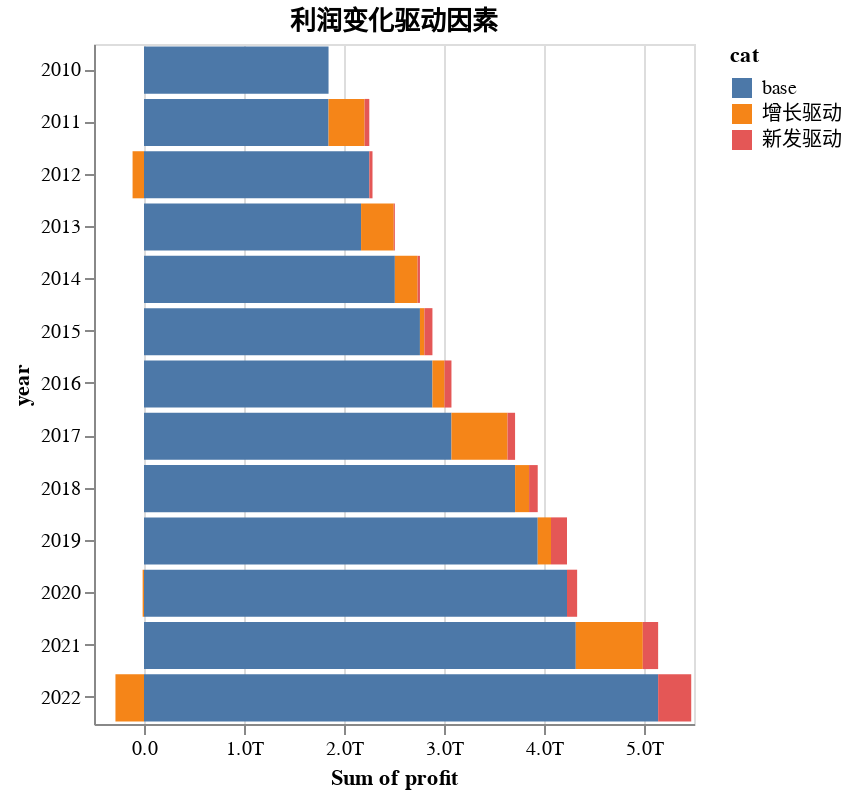

The code cell stored with this chart in its notebook:
### Markdown cell above
- 这就是保留上市前数据最大的奇怪点：近几年的报告数居然几乎相同？！
- 最近几年IPO增长很快，利润增长是不是IPO驱动的呢？

### Code cell
inc_plotdf = inc_df.reset_index().melt(id_vars='year', var_name='cat',value_name='profit')
alt.Chart(inc_plotdf).mark_bar().encode(
    alt.X('sum(profit)').axis(format='.2s'),
    alt.Y('year:O'),
    color='cat'
).properties(
    title = '利润变化驱动因素',
    width = 'container',
    height = len(df_total)*20+80
)

### Figure 1 — Vega-Lite specification as saved in the notebook (floating-point values rounded to 4 significant figures)
{"config": {"view": {"continuousWidth": 300, "continuousHeight": 300}}, "data": {"name": "data-aaee7695d3b27677f97769233816cd8c"}, "mark": {"type": "bar"}, "encoding": {"color": {"field": "cat", "type": "nominal"}, "x": {"aggregate": "sum", "axis": {"format": ".2s"}, "field": "profit", "type": "quantitative"}, "y": {"field": "year", "type": "ordinal"}}, "height": 340, "title": "利润变化驱动因素", "width": "container", "$schema": "https://vega.github.io/schema/vega-lite/v5.8.0.json", "datasets": {"data-aaee7695d3b27677f97769233816cd8c": [{"year": 2010, "cat": "base", "profit": 1845000000000.0}, {"year": 2011, "cat": "base", "profit": 1845000000000.0}, {"year": 2012, "cat": "base", "profit": 2253000000000.0}, {"year": 2013, "cat": "base", "profit": 2171000000000.0}, {"year": 2014, "cat": "base", "profit": 2509000000000.0}, {"year": 2015, "cat": "base", "profit": 2759000000000.0}, {"year": 2016, "cat": "base", "profit": 2884000000000.0}, {"year": 2017, "cat": "base", "profit": 3075000000000.0}, {"year": 2018, "cat": "base", "profit": 3711000000000.0}, {"year": 2019, "cat": "base", "profit": 3937000000000.0}, {"year": 2020, "cat": "base", "profit": 4230000000000.0}, {"year": 2021, "cat": "base", "profit": 4318000000000.0}, {"year": 2022, "cat": "base", "profit": 5141000000000.0}, {"year": 2010, "cat": "增长驱动", "profit": 0.0}, {"year": 2011, "cat": "增长驱动", "profit": 360400000000.0}, {"year": 2012, "cat": "增长驱动", "profit": -114300000000.0}, {"year": 2013, "cat": "增长驱动", "profit": 326800000000.0}, {"year": 2014, "cat": "增长驱动", "profit": 227300000000.0}, {"year": 2015, "cat": "增长驱动", "profit": 44420000000.0}, {"year": 2016, "cat": "增长驱动", "profit": 121000000000.0}, {"year": 2017, "cat": "增长驱动", "profit": 560700000000.0}, {"year": 2018, "cat": "增长驱动", "profit": 140000000000.0}, {"year": 2019, "cat": "增长驱动", "profit": 132500000000.0}, {"year": 2020, "cat": "增长驱动", "profit": -13620000000.0}, {"year": 2021, "cat": "增长驱动", "profit": 670300000000.0}, {"year": 2022, "cat": "增长驱动", "profit": -285500000000.0}, {"year": 2010, "cat": "新发驱动", "profit": 0.0}, {"year": 2011, "cat": "新发驱动", "profit": 47250000000.0}, {"year": 2012, "cat": "新发驱动", "profit": 31990000000.0}, {"year": 2013, "cat": "新发驱动", "profit": 11070000000.0}, {"year": 2014, "cat": "新发驱动", "profit": 23510000000.0}, {"year": 2015, "cat": "新发驱动", "profit": 80580000000.0}, {"year": 2016, "cat": "新发驱动", "profit": 69230000000.0}, {"year": 2017, "cat": "新发驱动", "profit": 75430000000.0}, {"year": 2018, "cat": "新发驱动", "profit": 86460000000.0}, {"year": 2019, "cat": "新发驱动", "profit": 160500000000.0}, {"year": 2020, "cat": "新发驱动", "profit": 101200000000.0}, {"year": 2021, "cat": "新发驱动", "profit": 153300000000.0}, {"year": 2022, "cat": "新发驱动", "profit": 330900000000.0}]}}
